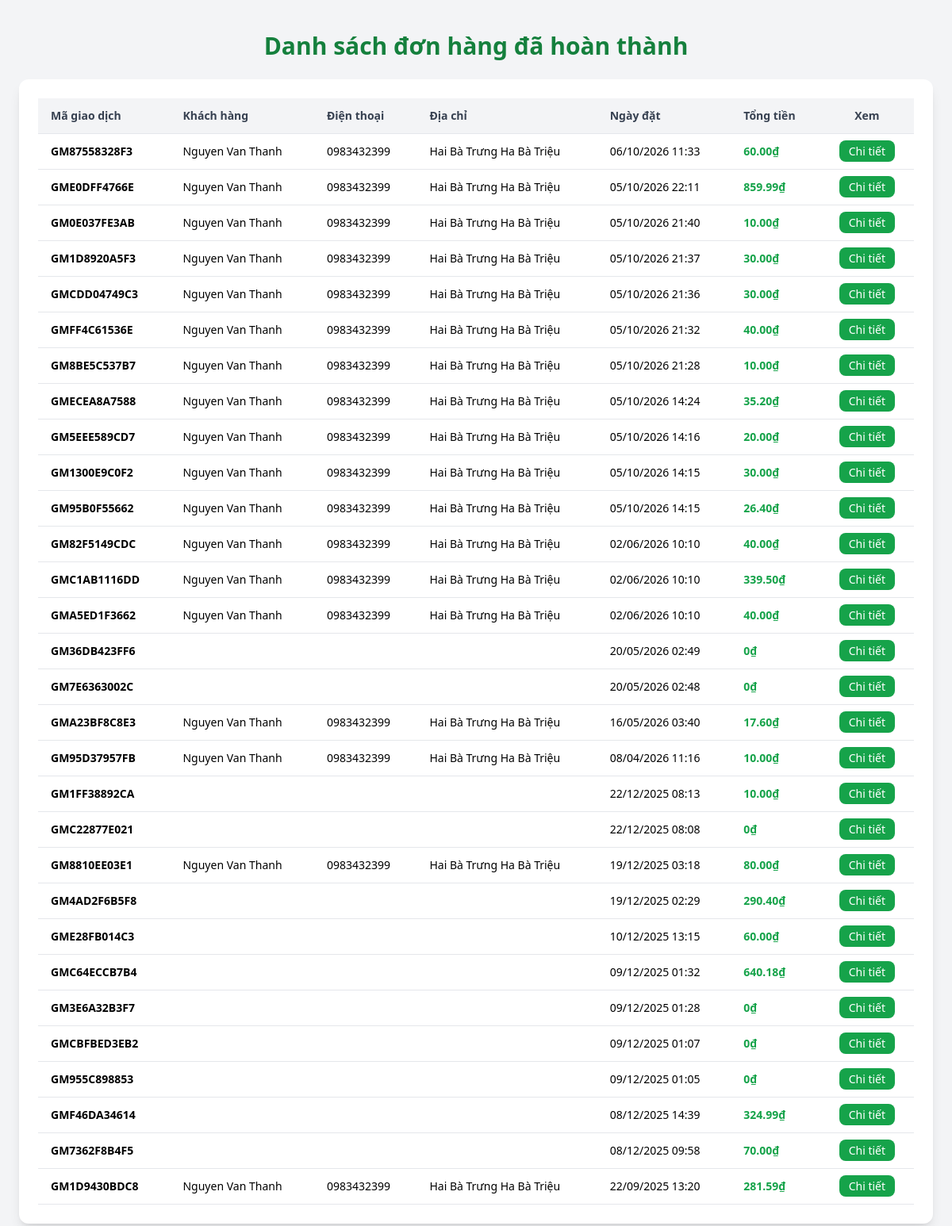
/admin_panel/orders_complete/, run on the app's committed database.
### app/models.py (models this page shows, shortened)
class Order(models.Model):
    customer = models.ForeignKey(User, max_length=100, on_delete=models.SET_NULL, null=True, blank=True)
    date_order = models.DateTimeField(max_length=100,auto_now_add=True)
    complete =  models.BooleanField(default=False,null=True,blank=False)
    transaction_id = models.CharField(max_length=100, blank=True, null=True)
    promotion = models.ForeignKey(
        'Promotion', on_delete=models.SET_NULL, null=True, blank=True, related_name='orders'
    )
    @property
    def get_cart_total(self):
        orderitems = self.orderitem_set.all()
        total = sum(item.get_total for item in orderitems)
        return total
    @property
    def get_discount_amount(self):
        if self.promotion:
            return self.promotion.get_discount(self.get_cart_total)
        return 0
    @property
    def get_total_after_discount(self):
        return self.get_cart_total - self.get_discount_amount

class UserProfile(models.Model):
    user = models.OneToOneField(
        User, on_delete=models.CASCADE, related_name='profile'
    )
    full_name = models.CharField(max_length=100)
    phone = models.CharField(max_length=15)
    address = models.TextField(max_length=100)

class OrderItem(models.Model):
    product = models.ForeignKey(Product, on_delete=models.SET_NULL, null=True, blank=True)
    order = models.ForeignKey(Order, on_delete=models.SET_NULL, null=True, blank=True)
    quantity = models.IntegerField(default=0, null=True, blank=True)
    date_added = models.DateTimeField(max_length=100,auto_now_add=True)
    @property
    def get_total(self):
        if not self.product:
            return Decimal('0')
        return self.product.price * self.quantity

class Product(models.Model):
    UNIT_CHOICES = [
        ("kg", "Kilogram"),
        ("gr", "Gram"),
        ("bó", "Bó"),
        ("túi", "Túi"),
        ("quả", "Quả"),
    ]
    STATUS_CHOICES = [
        ("available", "Còn hàng"),
        ("out_of_stock", "Hết hàng"),
        ("hidden", "Ẩn"),
    ]
    name = models.CharField(max_length=200)
    slug = models.SlugField(max_length=200, unique=True, blank = True)
    category = models.ForeignKey(Category, on_delete=models.CASCADE, related_name="products")
    description = models.TextField(blank=True, null=True)
    price = models.DecimalField(max_digits=10, decimal_places=2)
    unit = models.CharField(max_length=20, choices=UNIT_CHOICES, default="kg")
    stock = models.PositiveIntegerField(default=0)  # số lượng tồn kho
    status = models.CharField(max_length=20, choices=STATUS_CHOICES, default="available")
    origin = models.CharField(max_length=100, choices=Origin.choices, default=Origin.VIETNAM, blank=True, null=True)   # Việt Nam, Úc, Mỹ...
    image = models.ImageField(upload_to="products/", blank=True, null=True)
    is_featured = models.BooleanField(default=False)   # Sản phẩm nổi bật
    created_at = models.DateTimeField(auto_now_add=True)
    updated_at = models.DateTimeField(auto_now=True)
    user = models.ForeignKey(User, on_delete=models.CASCADE, blank= True, null=True)

class Promotion(models.Model):
    DISCOUNT_TYPE_CHOICES = [
        ('money', 'Giảm theo số tiền'),
        ('percent', 'Giảm theo phần trăm'),
    ]
    APPLY_TYPE_CHOICES = [
        ('product', 'Theo sản phẩm'),
        ('category', 'Theo danh mục'),
        ('order', 'Toàn đơn hàng'),
    ]
    user = models.ForeignKey(User, on_delete=models.CASCADE, blank=True, null=True, related_name="promotions")
    name = models.CharField(max_length=100)
    code = models.CharField(max_length=20, unique=True)
    discount_type = models.CharField(max_length=10, choices=DISCOUNT_TYPE_CHOICES)
    discount_value = models.DecimalField(max_digits=100000000, decimal_places=2)
    apply_type = models.CharField(max_length=10, choices=APPLY_TYPE_CHOICES, default='order')
    products = models.ManyToManyField('Product', blank=True)
    categories = models.ManyToManyField('Category', blank=True)
    start_date = models.DateTimeField(auto_now_add=True)
    end_date = models.DateTimeField()
    is_active = models.BooleanField(default=True)
    min_order_value = models.DecimalField(max_digits=10, decimal_places=2, default=0)
    def get_discount(self, order_total, order_items=None):
        if not self.is_active:
            return 0
        if order_total < self.min_order_value:
            return 0
        discount = 0
        if self.apply_type == 'order':
            if self.discount_type == 'money':
                discount = min(self.discount_value, order_total)
            elif self.discount_type == 'percent':
                discount = order_total * (self.discount_value / 100)
        return round(discount, 2)

### adminpanel/views.py (the view)
# urls.py: path("orders_complete/", views.orders_complete, name="orders_complete")
def orders_complete(request):
    orders = Order.objects.filter(complete=True).order_by('-date_order')
    return render(request, "ordersComplete.html", {"orders":orders})

### adminpanel/templates/ordersComplete.html (shortened to what this page needs)
<!DOCTYPE html>
<html lang="vi">
<head>
    <script src="https://cdn.tailwindcss.com"></script>
</head>
<body class="bg-gray-100 min-h-screen">
    <div class="max-w-6xl mx-auto py-10">
        <h1 class="text-3xl font-bold text-green-700 mb-6 text-center">
            Danh sách đơn hàng đã hoàn thành
        </h1>
        <div class="bg-white rounded-xl shadow-lg p-6 overflow-x-auto">
            <table class="min-w-full text-left text-sm">
                <thead>
                    <tr class="bg-gray-100 border-b text-gray-700">
                        <th class="py-3 px-4">Mã giao dịch</th>
                        <th class="py-3 px-4">Khách hàng</th>
                        <th class="py-3 px-4">Điện thoại</th>
                        <th class="py-3 px-4">Địa chỉ</th>
                        <th class="py-3 px-4">Ngày đặt</th>
                        <th class="py-3 px-4">Tổng tiền</th>
                        <th class="py-3 px-4 text-center">Xem</th>
                    </tr>
                </thead>
                <tbody>
                    {% for order in orders %}
                    <tr class="border-b hover:bg-gray-50 transition">
                        <td class="py-3 px-4 font-semibold">{{ order.transaction_id }}</td>
                        <td class="py-3 px-4">{{ order.customer.profile.full_name }}</td>
                        <td class="py-3 px-4">{{ order.customer.profile.phone }}</td>
                        <td class="py-3 px-4">{{ order.customer.profile.address }}</td>
                        <td class="py-3 px-4">{{ order.date_order|date:"d/m/Y H:i" }}</td>
                        <td class="py-3 px-4 text-green-600 font-bold">
                            {% if order.promotion %}
                                {{ order.get_total_after_discount }}₫
                            {% else %}
                                {{ order.get_cart_total }}₫
                            {% endif %}
                        </td>
                        <td class="py-3 px-4 text-center">
                            <a href="/order/{{ order.id }}/"
                               class="px-3 py-1 bg-green-600 text-white rounded-lg hover:bg-green-700">
                                Chi tiết
                            </a>
                        </td>
                    </tr>
                    {% empty %}
                    <tr>
                        <td colspan="7" class="py-6 text-center text-gray-500">
                            Không có đơn hàng hoàn thành nào.
                        </td>
                    </tr>
                    {% endfor %}
                </tbody>
            </table>
        </div>
    </div>
</body>
</html>

### data on the page
Order: transaction_id "GM87558328F3", customer.profile.full_name "Nguyen Van Thanh", customer.profile.phone "0983432399", customer.profile.address "Hai Bà Trưng Ha Bà Triệu", date_order "06/10/2026 11:33", get_cart_total "60.00"
Order: transaction_id "GME0DFF4766E", customer.profile.full_name "Nguyen Van Thanh", customer.profile.phone "0983432399", customer.profile.address "Hai Bà Trưng Ha Bà Triệu", date_order "05/10/2026 22:11", get_cart_total "859.99"
Order: transaction_id "GM0E037FE3AB", customer.profile.full_name "Nguyen Van Thanh", customer.profile.phone "0983432399", customer.profile.address "Hai Bà Trưng Ha Bà Triệu", date_order "05/10/2026 21:40", get_cart_total "10.00"
Order: transaction_id "GM1D8920A5F3", customer.profile.full_name "Nguyen Van Thanh", customer.profile.phone "0983432399", customer.profile.address "Hai Bà Trưng Ha Bà Triệu", date_order "05/10/2026 21:37", get_cart_total "30.00"
Order: transaction_id "GMCDD04749C3", customer.profile.full_name "Nguyen Van Thanh", customer.profile.phone "0983432399", customer.profile.address "Hai Bà Trưng Ha Bà Triệu", date_order "05/10/2026 21:36", get_cart_total "30.00"
Order: transaction_id "GMFF4C61536E", customer.profile.full_name "Nguyen Van Thanh", customer.profile.phone "0983432399", customer.profile.address "Hai Bà Trưng Ha Bà Triệu", date_order "05/10/2026 21:32", get_cart_total "40.00"
Order: transaction_id "GM8BE5C537B7", customer.profile.full_name "Nguyen Van Thanh", customer.profile.phone "0983432399", customer.profile.address "Hai Bà Trưng Ha Bà Triệu", date_order "05/10/2026 21:28", get_cart_total "10.00"
Order: transaction_id "GMECEA8A7588", customer.profile.full_name "Nguyen Van Thanh", customer.profile.phone "0983432399", customer.profile.address "Hai Bà Trưng Ha Bà Triệu", date_order "05/10/2026 14:24", get_total_after_discount "35.20"
Order: transaction_id "GM5EEE589CD7", customer.profile.full_name "Nguyen Van Thanh", customer.profile.phone "0983432399", customer.profile.address "Hai Bà Trưng Ha Bà Triệu", date_order "05/10/2026 14:16", get_cart_total "20.00"
Order: transaction_id "GM1300E9C0F2", customer.profile.full_name "Nguyen Van Thanh", customer.profile.phone "0983432399", customer.profile.address "Hai Bà Trưng Ha Bà Triệu", date_order "05/10/2026 14:15", get_cart_total "30.00"
Order: transaction_id "GM95B0F55662", customer.profile.full_name "Nguyen Van Thanh", customer.profile.phone "0983432399", customer.profile.address "Hai Bà Trưng Ha Bà Triệu", date_order "05/10/2026 14:15", get_total_after_discount "26.40"
Order: transaction_id "GM82F5149CDC", customer.profile.full_name "Nguyen Van Thanh", customer.profile.phone "0983432399", customer.profile.address "Hai Bà Trưng Ha Bà Triệu", date_order "02/06/2026 10:10", get_cart_total "40.00"
Order: transaction_id "GMC1AB1116DD", customer.profile.full_name "Nguyen Van Thanh", customer.profile.phone "0983432399", customer.profile.address "Hai Bà Trưng Ha Bà Triệu", date_order "02/06/2026 10:10", get_total_after_discount "339.50"
Order: transaction_id "GMA5ED1F3662", customer.profile.full_name "Nguyen Van Thanh", customer.profile.phone "0983432399", customer.profile.address "Hai Bà Trưng Ha Bà Triệu", date_order "02/06/2026 10:10", get_cart_total "40.00"
Order: transaction_id "GM36DB423FF6", date_order "20/05/2026 02:49", get_cart_total "0"
Order: transaction_id "GM7E6363002C", date_order "20/05/2026 02:48", get_cart_total "0"
Order: transaction_id "GMA23BF8C8E3", customer.profile.full_name "Nguyen Van Thanh", customer.profile.phone "0983432399", customer.profile.address "Hai Bà Trưng Ha Bà Triệu", date_order "16/05/2026 03:40", get_total_after_discount "17.60"
Order: transaction_id "GM95D37957FB", customer.profile.full_name "Nguyen Van Thanh", customer.profile.phone "0983432399", customer.profile.address "Hai Bà Trưng Ha Bà Triệu", date_order "08/04/2026 11:16", get_cart_total "10.00"
Order: transaction_id "GM1FF38892CA", date_order "22/12/2025 08:13", get_cart_total "10.00"
Order: transaction_id "GMC22877E021", date_order "22/12/2025 08:08", get_cart_total "0"
Order: transaction_id "GM8810EE03E1", customer.profile.full_name "Nguyen Van Thanh", customer.profile.phone "0983432399", customer.profile.address "Hai Bà Trưng Ha Bà Triệu", date_order "19/12/2025 03:18", get_cart_total "80.00"
Order: transaction_id "GM4AD2F6B5F8", date_order "19/12/2025 02:29", get_total_after_discount "290.40"
Order: transaction_id "GME28FB014C3", date_order "10/12/2025 13:15", get_cart_total "60.00"
Order: transaction_id "GMC64ECCB7B4", date_order "09/12/2025 01:32", get_total_after_discount "640.18"
Order: transaction_id "GM3E6A32B3F7", date_order "09/12/2025 01:28", get_cart_total "0"
Order: transaction_id "GMCBFBED3EB2", date_order "09/12/2025 01:07", get_total_after_discount "0"
Order: transaction_id "GM955C898853", date_order "09/12/2025 01:05", get_cart_total "0"
Order: transaction_id "GMF46DA34614", date_order "08/12/2025 14:39", get_cart_total "324.99"
Order: transaction_id "GM7362F8B4F5", date_order "08/12/2025 09:58", get_cart_total "70.00"
Order: transaction_id "GM1D9430BDC8", customer.profile.full_name "Nguyen Van Thanh", customer.profile.phone "0983432399", customer.profile.address "Hai Bà Trưng Ha Bà Triệu", date_order "22/09/2025 13:20", get_total_after_discount "281.59"
